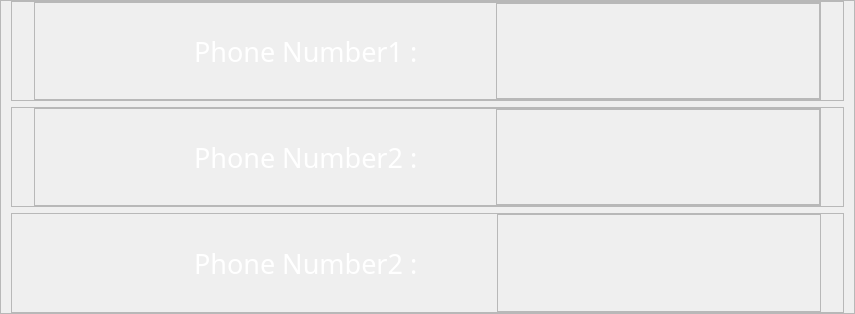
             <widget class="QFrame" name="frame_58">
              <property name="sizePolicy">
               <sizepolicy hsizetype="Expanding" vsizetype="Expanding">
                <horstretch>11</horstretch>
                <verstretch>6</verstretch>
               </sizepolicy>
              </property>
              <property name="minimumSize">
               <size>
                <width>855</width>
                <height>256</height>
               </size>
              </property>
              <property name="frameShape">
               <enum>QFrame::StyledPanel</enum>
              </property>
              <property name="frameShadow">
               <enum>QFrame::Raised</enum>
              </property>
              <layout class="QVBoxLayout" name="verticalLayout_14">
               <property name="leftMargin">
                <number>10</number>
               </property>
               <property name="topMargin">
                <number>0</number>
               </property>
               <property name="rightMargin">
                <number>10</number>
               </property>
               <property name="bottomMargin">
                <number>0</number>
               </property>
               <item>
                <widget class="QFrame" name="frame_77">
                 <property name="sizePolicy">
                  <sizepolicy hsizetype="Expanding" vsizetype="Expanding">
                   <horstretch>1</horstretch>
                   <verstretch>1</verstretch>
                  </sizepolicy>
                 </property>
                 <property name="minimumSize">
                  <size>
                   <width>833</width>
                   <height>82</height>
                  </size>
                 </property>
                 <property name="maximumSize">
                  <size>
                   <width>16777215</width>
                   <height>100</height>
                  </size>
                 </property>
                 <property name="styleSheet">
                  <string notr="true">#frame_77{
	
	border-image: url(:/images/phptps/frame 1-01.svg);

}</string>
                 </property>
                 <property name="frameShape">
                  <enum>QFrame::StyledPanel</enum>
                 </property>
                 <property name="frameShadow">
                  <enum>QFrame::Raised</enum>
                 </property>
                 <layout class="QHBoxLayout" name="horizontalLayout_64">
                  <property name="leftMargin">
                   <number>22</number>
                  </property>
                  <property name="topMargin">
                   <number>0</number>
                  </property>
                  <property name="rightMargin">
                   <number>22</number>
                  </property>
                  <property name="bottomMargin">
                   <number>0</number>
                  </property>
                  <item>
                   <widget class="QFrame" name="frame_78">
                    <property name="sizePolicy">
                     <sizepolicy hsizetype="Expanding" vsizetype="Expanding">
                      <horstretch>1</horstretch>
                      <verstretch>1</verstretch>
                     </sizepolicy>
                    </property>
                    <property name="minimumSize">
                     <size>
                      <width>195</width>
                      <height>64</height>
                     </size>
                    </property>
                    <property name="maximumSize">
                     <size>
                      <width>16777215</width>
                      <height>120</height>
                     </size>
                    </property>
                    <property name="styleSheet">
                     <string notr="true">#frame_59{
	border:none;
	background-color: none;

}</string>
                    </property>
                    <property name="frameShape">
                     <enum>QFrame::StyledPanel</enum>
                    </property>
                    <property name="frameShadow">
                     <enum>QFrame::Raised</enum>
                    </property>
                    <layout class="QHBoxLayout" name="horizontalLayout_65">
                     <property name="leftMargin">
                      <number>0</number>
                     </property>
                     <property name="topMargin">
                      <number>0</number>
                     </property>
                     <property name="rightMargin">
                      <number>0</number>
                     </property>
                     <property name="bottomMargin">
                      <number>0</number>
                     </property>
                     <item>
                      <widget class="QLabel" name="temp_image_down_37">
                       <property name="sizePolicy">
                        <sizepolicy hsizetype="Expanding" vsizetype="Expanding">
                         <horstretch>2</horstretch>
                         <verstretch>2</verstretch>
                        </sizepolicy>
                       </property>
                       <property name="minimumSize">
                        <size>
                         <width>90</width>
                         <height>78</height>
                        </size>
                       </property>
                       <property name="styleSheet">
                        <string notr="true">
image: url(:/images/phptps/iconsetting-10.svg);
margin:13</string>
                       </property>
                       <property name="text">
                        <string/>
                       </property>
                      </widget>
                     </item>
                     <item alignment="Qt::AlignHCenter">
                      <widget class="QLabel" name="curent_temp_label_35">
                       <property name="sizePolicy">
                        <sizepolicy hsizetype="Expanding" vsizetype="Expanding">
                         <horstretch>8</horstretch>
                         <verstretch>8</verstretch>
                        </sizepolicy>
                       </property>
                       <property name="minimumSize">
                        <size>
                         <width>233</width>
                         <height>80</height>
                        </size>
                       </property>
                       <property name="font">
                        <font>
                         <family>Bahnschrift SemiLight SemiConde</family>
                         <pointsize>20</pointsize>
                         <weight>50</weight>
                         <italic>false</italic>
                         <bold>false</bold>
                         <underline>false</underline>
                         <strikeout>false</strikeout>
                         <kerning>false</kerning>
                        </font>
                       </property>
                       <property name="styleSheet">
                        <string notr="true">
	
		color: white;
	
</string>
                       </property>
                       <property name="text">
                        <string>Phone Number1 :</string>
                       </property>
                      </widget>
                     </item>
                     <item>
                      <widget class="QFrame" name="frame_79">
                       <property name="sizePolicy">
                        <sizepolicy hsizetype="Expanding" vsizetype="Expanding">
                         <horstretch>0</horstretch>
                         <verstretch>0</verstretch>
                        </sizepolicy>
                       </property>
                       <property name="minimumSize">
                        <size>
                         <width>148</width>
                         <height>0</height>
                        </size>
                       </property>
                       <property name="inputMethodHints">
                        <set>Qt::ImhFormattedNumbersOnly</set>
                       </property>
                       <property name="frameShape">
                        <enum>QFrame::StyledPanel</enum>
                       </property>
                       <property name="frameShadow">
                        <enum>QFrame::Raised</enum>
                       </property>
                       <layout class="QHBoxLayout" name="horizontalLayout_66">
                        <property name="topMargin">
                         <number>20</number>
                        </property>
                        <property name="rightMargin">
                         <number>21</number>
                        </property>
                        <item>
                         <widget class="QTextEdit" name="textEdit_19">
                          <property name="minimumSize">
                           <size>
                            <width>292</width>
                            <height>0</height>
                           </size>
                          </property>
                          <property name="font">
                           <font>
                            <pointsize>21</pointsize>
                           </font>
                          </property>
                          <property name="styleSheet">
                           <string notr="true">background-color: transparent;
border:none;
color: rgb(255, 255, 255);</string>
                          </property>
                          <property name="verticalScrollBarPolicy">
                           <enum>Qt::ScrollBarAlwaysOff</enum>
                          </property>
                          <property name="horizontalScrollBarPolicy">
                           <enum>Qt::ScrollBarAlwaysOff</enum>
                          </property>
                          <property name="tabChangesFocus">
                           <bool>false</bool>
                          </property>
                          <property name="lineWrapMode">
                           <enum>QTextEdit::NoWrap</enum>
                          </property>
                          <property name="lineWrapColumnOrWidth">
                           <number>2</number>
                          </property>
                          <property name="acceptRichText">
                           <bool>true</bool>
                          </property>
                          <property name="cursorWidth">
                           <number>2</number>
                          </property>
                         </widget>
                        </item>
                       </layout>
                      </widget>
                     </item>
                    </layout>
                   </widget>
                  </item>
                 </layout>
                </widget>
               </item>
               <item>
                <widget class="QFrame" name="frame_80">
                 <property name="sizePolicy">
                  <sizepolicy hsizetype="Expanding" vsizetype="Expanding">
                   <horstretch>1</horstretch>
                   <verstretch>1</verstretch>
                  </sizepolicy>
                 </property>
                 <property name="minimumSize">
                  <size>
                   <width>833</width>
                   <height>82</height>
                  </size>
                 </property>
                 <property name="maximumSize">
                  <size>
                   <width>16777215</width>
                   <height>100</height>
                  </size>
                 </property>
                 <property name="styleSheet">
                  <string notr="true">#frame_80{
	
	border-image: url(:/images/phptps/frame 1-01.svg);

}</string>
                 </property>
                 <property name="frameShape">
                  <enum>QFrame::StyledPanel</enum>
                 </property>
                 <property name="frameShadow">
                  <enum>QFrame::Raised</enum>
                 </property>
                 <layout class="QHBoxLayout" name="horizontalLayout_67">
                  <property name="leftMargin">
                   <number>22</number>
                  </property>
                  <property name="topMargin">
                   <number>0</number>
                  </property>
                  <property name="rightMargin">
                   <number>22</number>
                  </property>
                  <property name="bottomMargin">
                   <number>0</number>
                  </property>
                  <item>
                   <widget class="QFrame" name="frame_81">
                    <property name="sizePolicy">
                     <sizepolicy hsizetype="Expanding" vsizetype="Expanding">
                      <horstretch>1</horstretch>
                      <verstretch>1</verstretch>
                     </sizepolicy>
                    </property>
                    <property name="minimumSize">
                     <size>
                      <width>195</width>
                      <height>64</height>
                     </size>
                    </property>
                    <property name="maximumSize">
                     <size>
                      <width>16777215</width>
                      <height>120</height>
                     </size>
                    </property>
                    <property name="styleSheet">
                     <string notr="true">#frame_59{
	border:none;
	background-color: none;

}</string>
                    </property>
                    <property name="frameShape">
                     <enum>QFrame::StyledPanel</enum>
                    </property>
                    <property name="frameShadow">
                     <enum>QFrame::Raised</enum>
                    </property>
                    <layout class="QHBoxLayout" name="horizontalLayout_68">
                     <property name="leftMargin">
                      <number>0</number>
                     </property>
                     <property name="topMargin">
                      <number>0</number>
                     </property>
                     <property name="rightMargin">
                      <number>0</number>
                     </property>
                     <property name="bottomMargin">
                      <number>0</number>
                     </property>
                     <item>
                      <widget class="QLabel" name="temp_image_down_38">
                       <property name="sizePolicy">
                        <sizepolicy hsizetype="Expanding" vsizetype="Expanding">
                         <horstretch>2</horstretch>
                         <verstretch>2</verstretch>
                        </sizepolicy>
                       </property>
                       <property name="minimumSize">
                        <size>
                         <width>90</width>
                         <height>78</height>
                        </size>
                       </property>
                       <property name="styleSheet">
                        <string notr="true">
image: url(:/images/phptps/iconsetting-10.svg);
margin:13</string>
                       </property>
                       <property name="text">
                        <string/>
                       </property>
                      </widget>
                     </item>
                     <item alignment="Qt::AlignHCenter">
                      <widget class="QLabel" name="curent_temp_label_36">
                       <property name="sizePolicy">
                        <sizepolicy hsizetype="Expanding" vsizetype="Expanding">
                         <horstretch>8</horstretch>
                         <verstretch>8</verstretch>
                        </sizepolicy>
                       </property>
                       <property name="minimumSize">
                        <size>
                         <width>233</width>
                         <height>80</height>
                        </size>
                       </property>
                       <property name="font">
                        <font>
                         <family>Bahnschrift SemiLight SemiConde</family>
                         <pointsize>20</pointsize>
                         <weight>50</weight>
                         <italic>false</italic>
                         <bold>false</bold>
                         <underline>false</underline>
                         <strikeout>false</strikeout>
                         <kerning>false</kerning>
                        </font>
                       </property>
                       <property name="styleSheet">
                        <string notr="true">
	
		color: white;
	
</string>
                       </property>
                       <property name="text">
                        <string>Phone Number2 :</string>
                       </property>
                      </widget>
                     </item>
                     <item>
                      <widget class="QFrame" name="frame_82">
                       <property name="sizePolicy">
                        <sizepolicy hsizetype="Expanding" vsizetype="Expanding">
                         <horstretch>0</horstretch>
                         <verstretch>0</verstretch>
                        </sizepolicy>
                       </property>
                       <property name="minimumSize">
                        <size>
                         <width>148</width>
                         <height>0</height>
                        </size>
                       </property>
                       <property name="inputMethodHints">
                        <set>Qt::ImhFormattedNumbersOnly</set>
                       </property>
                       <property name="frameShape">
                        <enum>QFrame::StyledPanel</enum>
                       </property>
                       <property name="frameShadow">
                        <enum>QFrame::Raised</enum>
                       </property>
                       <layout class="QHBoxLayout" name="horizontalLayout_69">
                        <property name="topMargin">
                         <number>20</number>
                        </property>
                        <property name="rightMargin">
                         <number>21</number>
                        </property>
                        <item alignment="Qt::AlignHCenter|Qt::AlignVCenter">
                         <widget class="QTextEdit" name="textEdit_20">
                          <property name="minimumSize">
                           <size>
                            <width>292</width>
                            <height>0</height>
                           </size>
                          </property>
                          <property name="font">
                           <font>
                            <pointsize>21</pointsize>
                           </font>
                          </property>
                          <property name="styleSheet">
                           <string notr="true">background-color: transparent;
border:none;
color: rgb(255, 255, 255);</string>
                          </property>
                          <property name="verticalScrollBarPolicy">
                           <enum>Qt::ScrollBarAlwaysOff</enum>
                          </property>
                          <property name="horizontalScrollBarPolicy">
                           <enum>Qt::ScrollBarAlwaysOff</enum>
                          </property>
                          <property name="tabChangesFocus">
                           <bool>false</bool>
                          </property>
                          <property name="lineWrapMode">
                           <enum>QTextEdit::NoWrap</enum>
                          </property>
                          <property name="lineWrapColumnOrWidth">
                           <number>2</number>
                          </property>
                          <property name="acceptRichText">
                           <bool>true</bool>
                          </property>
                          <property name="cursorWidth">
                           <number>2</number>
                          </property>
                         </widget>
                        </item>
                       </layout>
                      </widget>
                     </item>
                    </layout>
                   </widget>
                  </item>
                 </layout>
                </widget>
               </item>
               <item>
                <widget class="QFrame" name="frame_83">
                 <property name="sizePolicy">
                  <sizepolicy hsizetype="Expanding" vsizetype="Expanding">
                   <horstretch>1</horstretch>
                   <verstretch>1</verstretch>
                  </sizepolicy>
                 </property>
                 <property name="minimumSize">
                  <size>
                   <width>833</width>
                   <height>82</height>
                  </size>
                 </property>
                 <property name="maximumSize">
                  <size>
                   <width>16777215</width>
                   <height>100</height>
                  </size>
                 </property>
                 <property name="styleSheet">
                  <string notr="true">#frame_83{
	
	border-image: url(:/images/phptps/frame 1-01.svg);

}</string>
                 </property>
                 <property name="frameShape">
                  <enum>QFrame::StyledPanel</enum>
                 </property>
                 <property name="frameShadow">
                  <enum>QFrame::Raised</enum>
                 </property>
                 <layout class="QHBoxLayout" name="horizontalLayout_70">
                  <property name="leftMargin">
                   <number>22</number>
                  </property>
                  <property name="topMargin">
                   <number>0</number>
                  </property>
                  <property name="rightMargin">
                   <number>22</number>
                  </property>
                  <property name="bottomMargin">
                   <number>0</number>
                  </property>
                  <item>
                   <widget class="QFrame" name="frame_84">
                    <property name="sizePolicy">
                     <sizepolicy hsizetype="Expanding" vsizetype="Expanding">
                      <horstretch>1</horstretch>
                      <verstretch>1</verstretch>
                     </sizepolicy>
                    </property>
                    <property name="minimumSize">
                     <size>
                      <width>195</width>
                      <height>64</height>
                     </size>
                    </property>
                    <property name="maximumSize">
                     <size>
                      <width>16777215</width>
                      <height>120</height>
                     </size>
                    </property>
                    <property name="styleSheet">
                     <string notr="true">#frame_84{
	border:none;
	background-color: none;

}</string>
                    </property>
                    <property name="frameShape">
                     <enum>QFrame::StyledPanel</enum>
                    </property>
                    <property name="frameShadow">
                     <enum>QFrame::Raised</enum>
                    </property>
                    <layout class="QHBoxLayout" name="horizontalLayout_71">
                     <property name="leftMargin">
                      <number>0</number>
                     </property>
                     <property name="topMargin">
                      <number>0</number>
                     </property>
                     <property name="rightMargin">
                      <number>0</number>
                     </property>
                     <property name="bottomMargin">
                      <number>0</number>
                     </property>
                     <item>
                      <widget class="QLabel" name="temp_image_down_39">
                       <property name="sizePolicy">
                        <sizepolicy hsizetype="Expanding" vsizetype="Expanding">
                         <horstretch>2</horstretch>
                         <verstretch>2</verstretch>
                        </sizepolicy>
                       </property>
                       <property name="minimumSize">
                        <size>
                         <width>90</width>
                         <height>78</height>
                        </size>
                       </property>
                       <property name="styleSheet">
                        <string notr="true">
image: url(:/images/phptps/iconsetting-10.svg);
margin:13</string>
                       </property>
                       <property name="text">
                        <string/>
                       </property>
                      </widget>
                     </item>
                     <item alignment="Qt::AlignHCenter">
                      <widget class="QLabel" name="curent_temp_label_37">
                       <property name="sizePolicy">
                        <sizepolicy hsizetype="Expanding" vsizetype="Expanding">
                         <horstretch>8</horstretch>
                         <verstretch>8</verstretch>
                        </sizepolicy>
                       </property>
                       <property name="minimumSize">
                        <size>
                         <width>233</width>
                         <height>80</height>
                        </size>
                       </property>
                       <property name="font">
                        <font>
                         <family>Bahnschrift SemiLight SemiConde</family>
                         <pointsize>20</pointsize>
                         <weight>50</weight>
                         <italic>false</italic>
                         <bold>false</bold>
                         <underline>false</underline>
                         <strikeout>false</strikeout>
                         <kerning>false</kerning>
                        </font>
                       </property>
                       <property name="styleSheet">
                        <string notr="true">
	
		color: white;
	
</string>
                       </property>
                       <property name="text">
                        <string>Phone Number2 :</string>
                       </property>
                      </widget>
                     </item>
                     <item>
                      <widget class="QFrame" name="frame_85">
                       <property name="sizePolicy">
                        <sizepolicy hsizetype="Expanding" vsizetype="Expanding">
                         <horstretch>0</horstretch>
                         <verstretch>0</verstretch>
                        </sizepolicy>
                       </property>
                       <property name="minimumSize">
                        <size>
                         <width>148</width>
                         <height>0</height>
                        </size>
                       </property>
                       <property name="inputMethodHints">
                        <set>Qt::ImhFormattedNumbersOnly</set>
                       </property>
                       <property name="frameShape">
                        <enum>QFrame::StyledPanel</enum>
                       </property>
                       <property name="frameShadow">
                        <enum>QFrame::Raised</enum>
                       </property>
                       <layout class="QHBoxLayout" name="horizontalLayout_72">
                        <property name="topMargin">
                         <number>20</number>
                        </property>
                        <property name="rightMargin">
                         <number>21</number>
                        </property>
                        <item alignment="Qt::AlignVCenter">
                         <widget class="QTextEdit" name="textEdit_21">
                          <property name="minimumSize">
                           <size>
                            <width>292</width>
                            <height>0</height>
                           </size>
                          </property>
                          <property name="font">
                           <font>
                            <pointsize>21</pointsize>
                           </font>
                          </property>
                          <property name="styleSheet">
                           <string notr="true">background-color: transparent;
border:none;
color: rgb(255, 255, 255);</string>
                          </property>
                          <property name="verticalScrollBarPolicy">
                           <enum>Qt::ScrollBarAlwaysOff</enum>
                          </property>
                          <property name="horizontalScrollBarPolicy">
                           <enum>Qt::ScrollBarAlwaysOff</enum>
                          </property>
                          <property name="tabChangesFocus">
                           <bool>false</bool>
                          </property>
                          <property name="lineWrapMode">
                           <enum>QTextEdit::NoWrap</enum>
                          </property>
                          <property name="lineWrapColumnOrWidth">
                           <number>2</number>
                          </property>
                          <property name="acceptRichText">
                           <bool>true</bool>
                          </property>
                          <property name="cursorWidth">
                           <number>2</number>
                          </property>
                         </widget>
                        </item>
                       </layout>
                      </widget>
                     </item>
                    </layout>
                   </widget>
                  </item>
                 </layout>
                </widget>
               </item>
              </layout>
             </widget>
